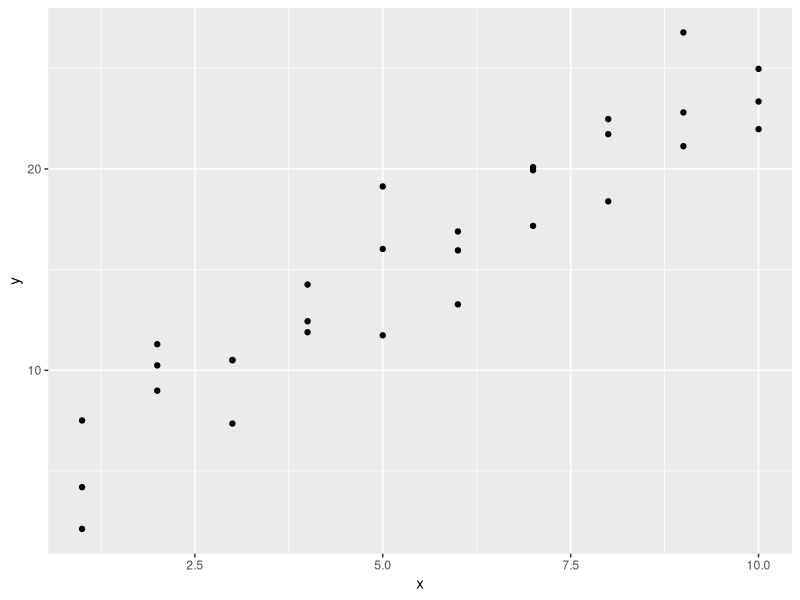
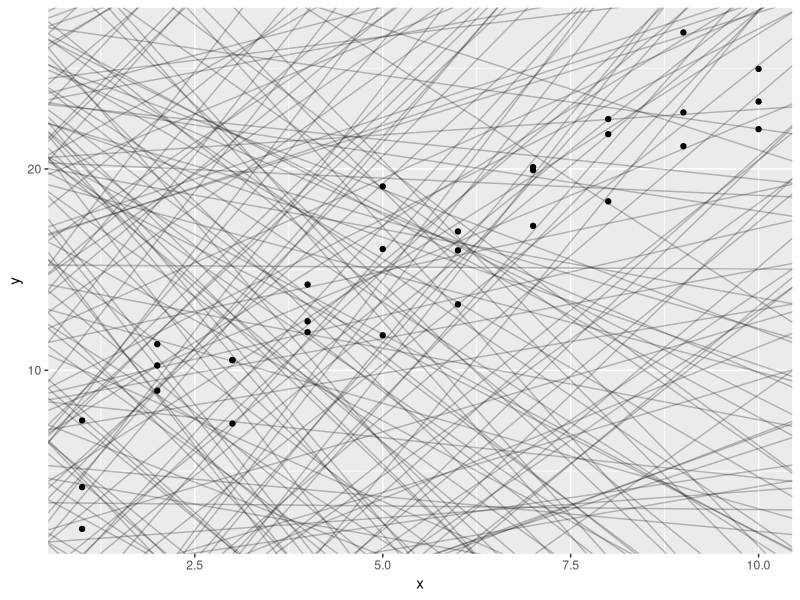
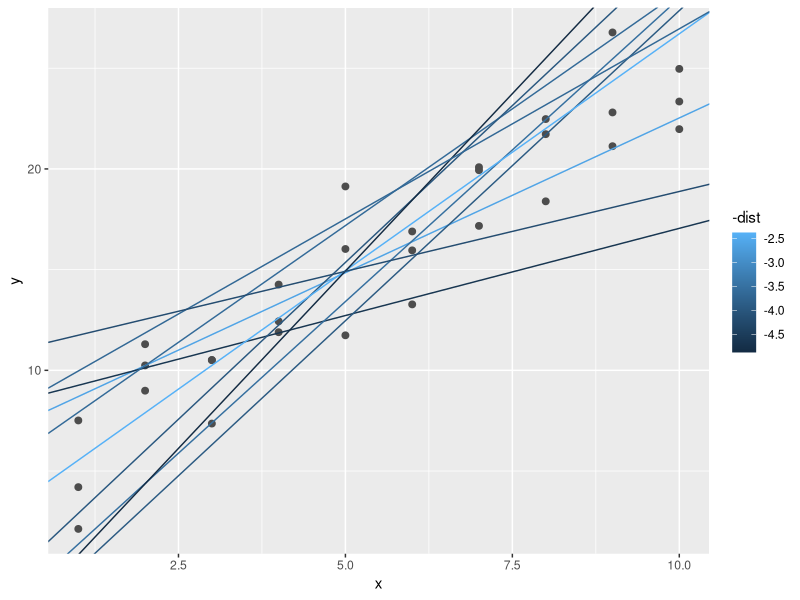
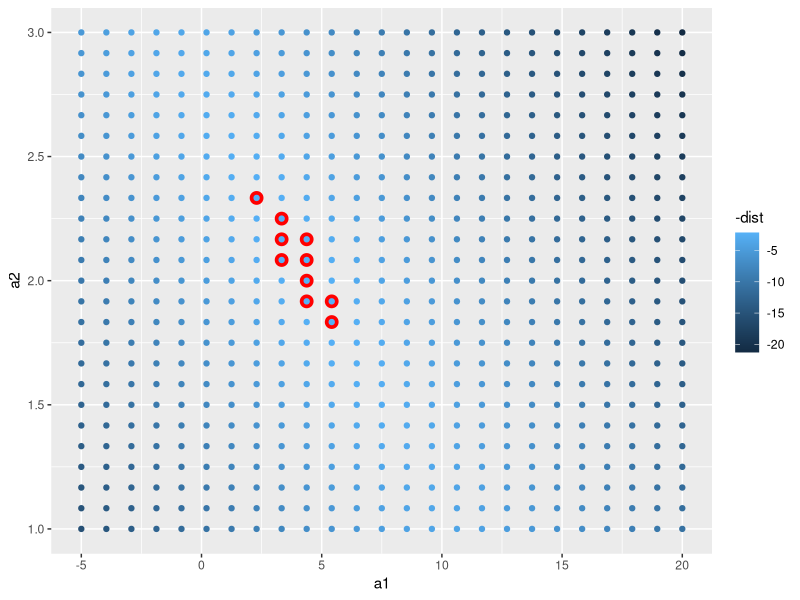
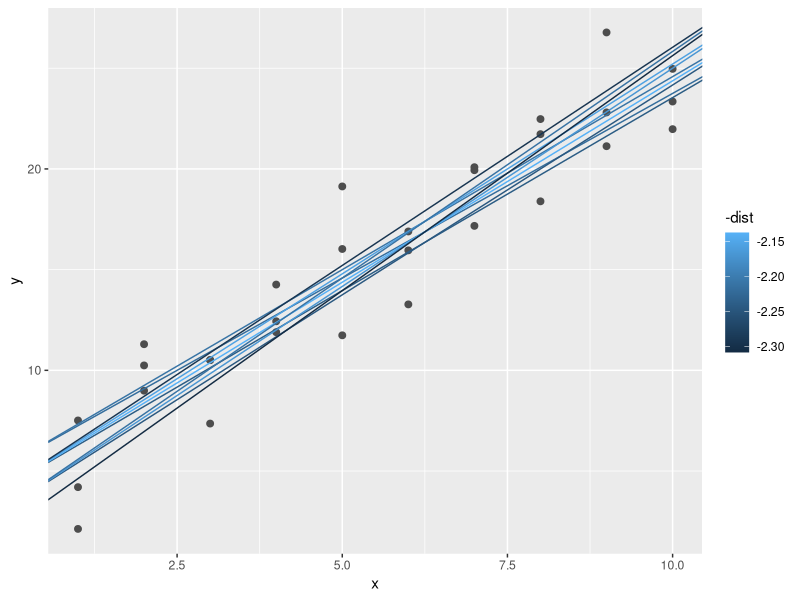
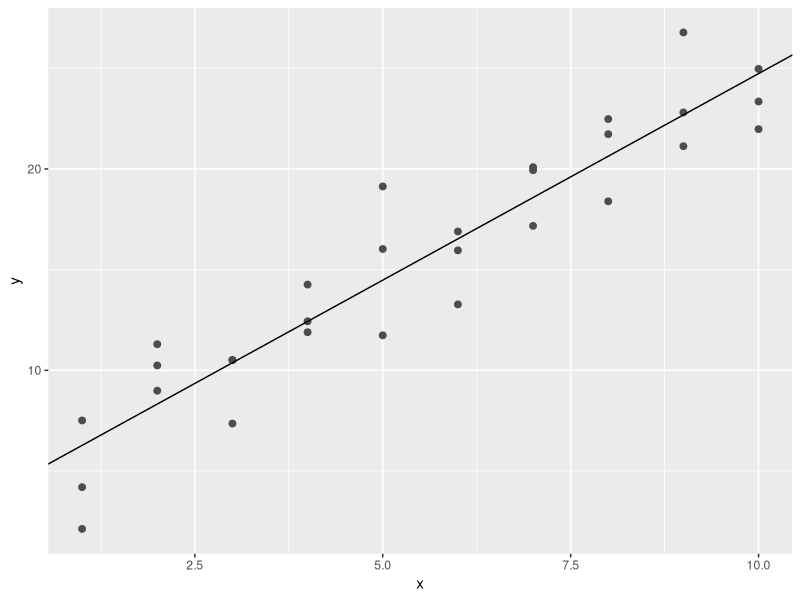
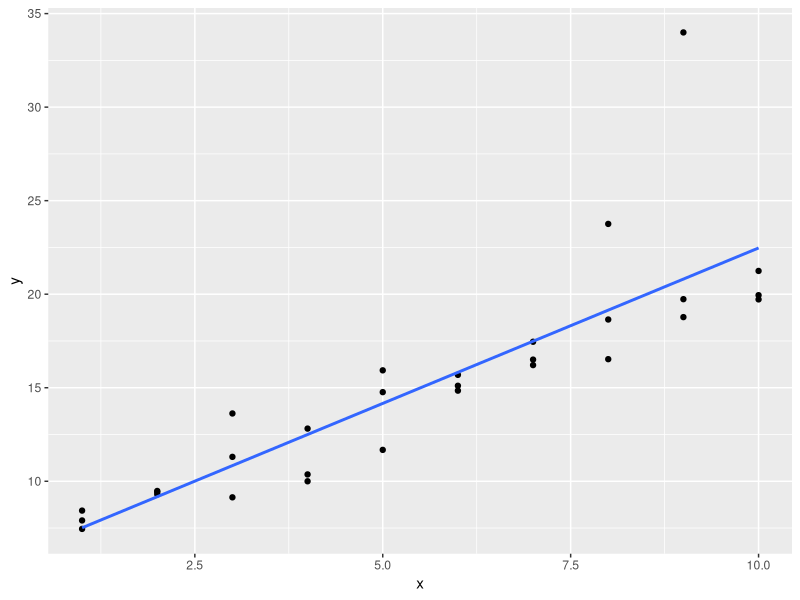
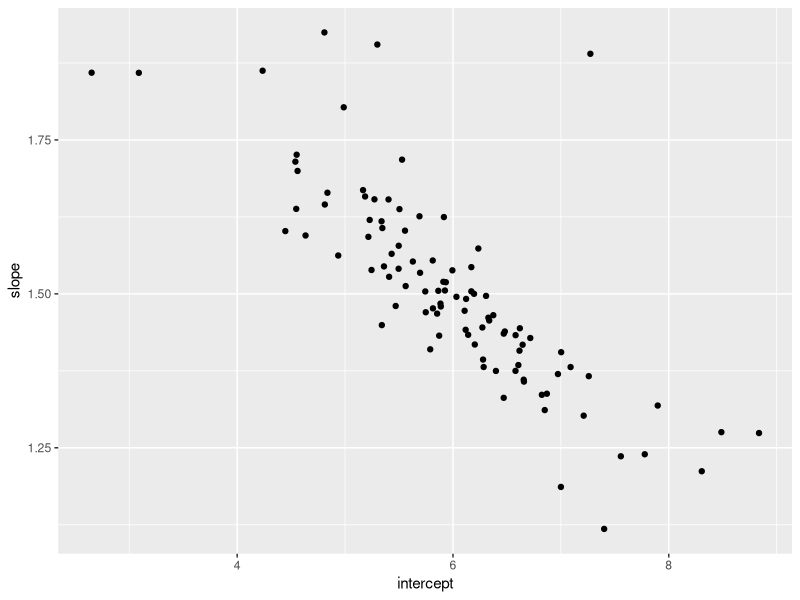

These figures' R source, in order:
## ---- chunk 1
library(tidyverse)
library(modelr)
options(na.action = na.warn)
## ---- chunk 2
ggplot(sim1, aes(x, y)) +
  geom_point()
## ---- chunk 3
models <- tibble(
  a1 = runif(250, -20, 40),
  a2 = runif(250, -5, 5)
)

ggplot(sim1, aes(x, y)) +
  geom_abline(aes(intercept = a1, slope = a2), data = models, alpha = 1/4) +
  geom_point()
## ---- chunk 4
model1 <- function(a, data) {
  a[1] + data$x * a[2]
}
model1(c(7, 1.5), sim1)
## ---- chunk 5
measure_distance <- function(mod, data) {
  diff <- data$y - model1(mod, data)
  sqrt(mean(diff ^ 2))
}
measure_distance(c(7, 1.5), sim1)
## ---- chunk 6
sim1_dist <- function(a1, a2) {
  measure_distance(c(a1, a2), sim1)
}

models <- models %>% 
  mutate(dist = purrr::map2_dbl(a1, a2, sim1_dist))
models
## ---- chunk 7
ggplot(sim1, aes(x, y)) + 
  geom_point(size = 2, colour = "grey30") + 
  geom_abline(
    aes(intercept = a1, slope = a2, colour = -dist), 
    data = filter(models, rank(dist) <= 10)
  )
## ---- chunk 8
grid <- expand.grid(
  a1 = seq(-5, 20, length = 25),
  a2 = seq(1, 3, length = 25)
  ) %>% 
  mutate(dist = purrr::map2_dbl(a1, a2, sim1_dist))

grid %>% 
  ggplot(aes(a1, a2)) +
  geom_point(data = filter(grid, rank(dist) <= 10), size = 4, colour = "red") +
  geom_point(aes(colour = -dist)) 
## ---- chunk 9
ggplot(sim1, aes(x, y)) + 
  geom_point(size = 2, colour = "grey30") + 
  geom_abline(
    aes(intercept = a1, slope = a2, colour = -dist), 
    data = filter(grid, rank(dist) <= 10)
  )
## ---- chunk 10
best <- optim(c(0, 0), measure_distance, data = sim1)
best$par

ggplot(sim1, aes(x, y)) + 
  geom_point(size = 2, colour = "grey30") + 
  geom_abline(intercept = best$par[1], slope = best$par[2])
## ---- chunk 11
sim1_mod <- lm(y ~ x, data = sim1)
coef(sim1_mod)
## ---- chunk 12
sim1a <- tibble(
  x = rep(1:10, each = 3),
  y = x * 1.5 + 6 + rt(length(x), df = 2)
)
## ---- chunk 13
lm(y ~ x, data = sim1a)
## ---- chunk 14
ggplot(sim1a, aes(x = x, y = y)) +
  geom_point() +
  geom_smooth(method = "lm", se = FALSE)
## ---- chunk 15
simt <- function(i) {
  tibble(
    x = rep(1:10, each = 3),
    y = x * 1.5 + 6 + rt(length(x), df = 2),
    .id = i
  )
}

lm_df <- function(.data) {
  mod <- lm(y ~ x, data = .data)
  beta <- coef(mod)
  tibble(intercept = beta[1], slope = beta[2])
}

sims <- map(1:100, simt) %>%
  map_df(lm_df)

ggplot(sims, aes(x = intercept, y = slope)) +
  geom_point()

## ---- chunk 16
measure_distance <- function(mod, data) {
  diff <- data$y - make_prediction(mod, data)
  mean(abs(diff))
}
## ---- chunk 17
simt <- function(i) {
  tibble(
    x = rep(1:10, each = 3),
    y = x * 1.5 + 6 + rt(length(x), df = 2),
    .id = i
  )
}

lm_df <- function(.data) {
  mod <- lm(y ~ x, data = .data)
  beta <- coef(mod)
  tibble(intercept = beta[1], slope = beta[2])
}

sims <- map(1:100, simt) %>%
  map_df(lm_df)

ggplot(sims, aes(x = intercept, y = slope)) +
  geom_point()

## ---- chunk 18
grid <- sim1 %>% data_grid(x)
grid
## ---- chunk 19
grid <- grid %>%
  add_predictions(sim1_mod)
grid
## ---- chunk 20
ggplot(sim1, aes(x)) +
  geom_point(aes(y = y)) +
  geom_line(aes(y = pred), data = grid, colour = "red", size = 1)
## ---- chunk 21
sim1 <- sim1 %>%
  add_residuals(sim1_mod)
sim1
ggplot(sim1, aes(resid)) +
  geom_freqpoly(binwidth = 0.5)
## ---- chunk 22
ggplot(sim1, aes(x, resid)) + 
  geom_ref_line(h = 0) +
  geom_point()
## ---- chunk 23
sim1_loess <- loess(y ~ x, data = sim1)
grid_loess <- sim1 %>%
  add_predictions(sim1_loess)

sim1 <- sim1 %>%
  add_residuals(sim1_loess, var = "resid_loess") %>%
  add_predictions(sim1_loess, var = "pred_loess")
  
## ---- chunk 24
plot_sim1_loess <- 
  ggplot(sim1, aes(x = x, y = y)) +
  geom_point() +
  geom_line(aes(x = x, y = pred), data = grid_loess, colour = "red")
plot_sim1_loess
## ---- chunk 25
plot_sim1_loess +
  geom_smooth(colour = "blue", se = FALSE, alpha = 0.20)
## ---- chunk 26
ggplot(sim1, aes(x = x)) +
  geom_ref_line(h = 0) +
  geom_point(aes(y = resid)) +
  geom_point(aes(y = resid_loess), colour = "red")

## ---- chunk 27
?geom_ref_line
